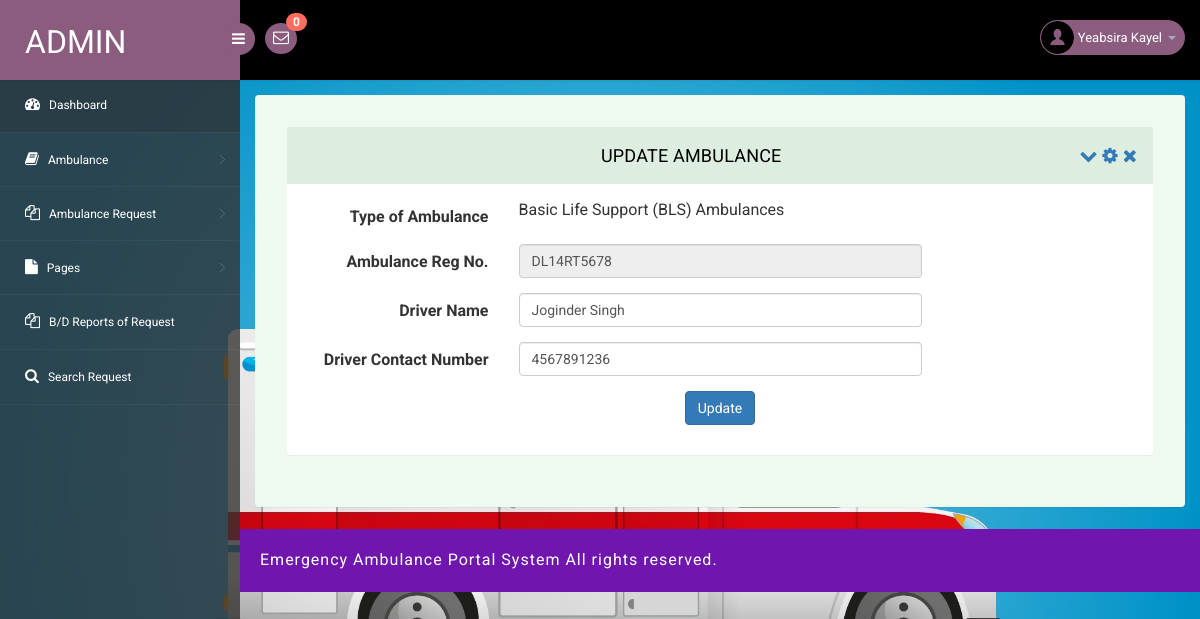
Screenshot of /eahp/admin/edit-ambulance.php?editid=1 (signed in) with the database file from the repository.
### tables this page shows
CREATE TABLE `tblambulance` (
  `ID` int(11) NOT NULL,
  `AmbulanceType` varchar(250) DEFAULT NULL,
  `AmbRegNum` varchar(250) DEFAULT NULL,
  `DriverName` varchar(250) DEFAULT NULL,
  `DriverContactNumber` bigint(20) DEFAULT NULL,
  `CreationDate` timestamp NULL DEFAULT current_timestamp(),
  `Status` varchar(250) DEFAULT NULL,
  `UpdationDate` timestamp NULL DEFAULT NULL ON UPDATE current_timestamp()
);

### eahp/admin/edit-ambulance.php (the view, shortened to what this page needs)
<?php
include('includes/dbconnection.php');
if (strlen($_SESSION['eahpaid']==0)) {
  header('location:logout.php');
  } else{
  ?>
<!DOCTYPE html>
<head>
<link rel="stylesheet" href="css/bootstrap.min.css" >
<link href="css/style.css" rel='stylesheet' type='text/css' />
<link href="css/style-responsive.css" rel="stylesheet"/>
<link rel="stylesheet" href="css/font.css" type="text/css"/>
<link href="css/font-awesome.css" rel="stylesheet">
</head>
<body>
<section id="container">
<?php include_once('includes/header.php');?>
<?php include_once('includes/sidebar.php');?>
<section id="main-content">
	<section class="wrapper">
		<div class="form-w3layouts">
            <div class="row">
                <div class="col-lg-12">
                    <section class="panel">
                        <header class="panel-heading">
                            Update Ambulance
                            <span class="tools pull-right">
                                <a class="fa fa-chevron-down" href="javascript:;"></a>
                                <a class="fa fa-cog" href="javascript:;"></a>
                                <a class="fa fa-times" href="javascript:;"></a>
                             </span>
                        </header>
                        <div class="panel-body">
                            <div class="form">
                                <form class="cmxform form-horizontal " method="post" action="">
                                    <?php
 $cid=$_GET['editid'];
$ret=mysqli_query($con,"select * from tblambulance where ID='$cid'");
while ($row=mysqli_fetch_array($ret)) {
?>
                                    <div class="form-group ">
                                        <label for="adminname" class="control-label col-lg-3">Type of Ambulance</label>
                                        <div class="col-lg-6">
                                             <?php   $atype=$row['AmbulanceType'];
                 if($atype=="1"){ ?>
                  <p>Basic Life Support (BLS) Ambulances</p>
                <?php } elseif($atype=="2"){ ?>
                  <p>Advanced Life Support (ALS) Ambulances</p>
                <?php } elseif($atype=="3"){ ?>
                   <p>Non-Emergency Patient Transport Ambulances</p>
                   <?php } elseif($atype=="4"){ ?>
                     <p>Boat Ambulance</p>
                     <?php } ?>
                                        </div>
                                    </div>
                                    <div class="form-group ">
                                        <label for="adminname" class="control-label col-lg-3">Ambulance Reg No.</label>
                                        <div class="col-lg-6">
                                            <input class=" form-control" id="ambregnum" name="ambregnum" type="text" readonly="true" value="<?php  echo $row['AmbRegNum'];?>">
                                        </div>
                                    </div>
                                    <div class="form-group ">
                                        <label for="adminname" class="control-label col-lg-3">Driver Name</label>
                                        <div class="col-lg-6">
                                            <input class=" form-control" id="dname" name="dname" type="text" required="true" value="<?php  echo $row['DriverName'];?>">
                                        </div>
                                    </div>
                                     <div class="form-group ">
                                        <label for="adminname" class="control-label col-lg-3">Driver Contact Number</label>
                                        <div class="col-lg-6">
                                            <input class=" form-control" id="dconnum" name="dconnum" type="text" required="true" value="<?php  echo $row['DriverContactNumber'];?>" maxlength="10" pattern="[0-9]+">
                                        </div>
                                    </div>
                                    <?php } ?>
                                    <div class="form-group">
                                        <div class="col-lg-offset-3 col-lg-6">
                                          <p style="text-align: center;"> <button class="btn btn-primary" type="submit" name="submit">Update</button></p>
                                        </div>
                                    </div>
                                </form>
                            </div>
                        </div>
                    </section>
                </div>
            </div>
        </div>
</section>
		  <?php include_once('includes/footer.php');?>
</section>
</section>
</body>
</html>
<?php }  ?>

### eahp/admin/includes/header.php (shortened to what this page needs)
<?php
include('includes/dbconnection.php');
?>
<header class="header fixed-top clearfix">
<div class="brand">
    <a href="dashboard.php" class="logo">
        Admin
    </a>
    <div class="sidebar-toggle-box">
        <div class="fa fa-bars"></div>
    </div>
</div>
<div class="nav notify-row" id="top_menu">
    <ul class="nav top-menu">
<?php
$ret1=mysqli_query($con,"select * from tblambulancehiring
 where   (tblambulancehiring.Status is null || tblambulancehiring.Status='')");
$num=mysqli_num_rows($ret1);
?>
        <li id="header_inbox_bar" class="dropdown">
            <a data-toggle="dropdown" class="dropdown-toggle" href="#">
                <i class="fa fa-envelope-o"></i>
                <span class="badge bg-important"><?php echo $num;?></span>
            </a>
        </li>
    </ul>
</div>
<div class="top-nav clearfix">
    <ul class="nav pull-right top-menu">
        <li class="dropdown">
            <a data-toggle="dropdown" class="dropdown-toggle" href="#">
                <?php
$adid=$_SESSION['eahpaid'];
$ret=mysqli_query($con,"select AdminName from tbladmin where ID='$adid'");
$row=mysqli_fetch_array($ret);
$name=$row['AdminName'];
?>
                <img alt="" src="images/2.png">
                <span class="username"><?php echo $name; ?></span>
                <b class="caret"></b>
            </a>
        </li>
    </ul>
</div>
</header>

### eahp/admin/css/style.css (style rules this page uses)
ul, ol { margin: 0; }
p { margin: 0; }
html, body { font-family: 'Roboto', sans-serif; font-size: 100%; overflow-x: hidden; background: url(../images/bg.jpg) no-repeat 0px 0px; background-size:cover; }
body a { transition: 0.5s all ease; -webkit-transition: 0.5s all ease; -moz-transition: 0.5s all ease; -o-transition: 0.5s all ease; -ms-transition: 0.5s all ease; text-decoration:none; }
p { margin:0; }
ul,label { margin:0; padding:0; }
#main-content { margin-left:240px; -webkit-transition:all .3s ease-in-out; -moz-transition:all .3s ease-in-out; -o-transition:all .3s ease-in-out; transition:all .3s ease-in-out; }
.header { left:0; right:0; z-index:1002; background:#000; -webkit-transition:all .3s ease-in-out; -moz-transition:all .3s ease-in-out; -o-transition:all .3s ease-in-out; transition:all .3s ease-in-out; }
.fixed-top { position:fixed; box-shadow:1px 0 3px rgba(0,0,0,.15); }
.wrapper { display:inline-block; margin-top:80px; padding:15px; width:100%; }
.brand { background:#8b5c7e; float:left; width:240px; height:80px; position:relative; }
a.logo { font-size:32px; color:#fff; float:left; margin:20px 0 0 25px; text-transform:uppercase; }
#top_menu .nav>li,ul.top-menu>li { float:left; }
.notify-row { float:left; margin-top:23px; margin-left:25px; }
ul.top-menu { margin-right:15px; margin-top: 0; }
ul.top-menu > li > a { color: #fff; font-size: 16px; background: #8b5c7e; padding: 4px 8px; margin-right: 15px; border-radius: 50%; -webkit-border-radius: 50%; padding-right: 8px !important; }
.notify-row .badge { position:absolute; right:-10px; top:-10px; z-index:100; }
.top-nav { margin-top:20px; }
.top-nav img { border-radius:50%; -webkit-border-radius:50%; width:33px; }
.top-nav .username { font-size:13px; color:#fff; }
.top-nav ul.top-menu>li>a { border-radius: 100px; -webkit-border-radius: 100px; padding: 0px; background: none; margin-right: 0; border: 1px solid #8b5c7e; background: #8b5c7e; }
.top-nav ul.top-menu>li { margin-left:10px; }
.top-nav .nav .caret { border-bottom-color:#A4AABA; border-top-color:#A4AABA; }
.sidebar-toggle-box { float:left; margin-top:23px; margin-left:-15px; background:#8b5c7e; border-radius:50%; -webkit-border-radius:50%; width:32px; height:32px; position:absolute; right:-15px; }
.sidebar-toggle-box .fa-bars { cursor:pointer; display:inline-block; font-size:15px; padding:8px 8px 8px 9px; color:#fff; }
.panel-heading { position: relative; height: 57px; line-height: 57px; letter-spacing: 0.2px; color: #000; font-size: 18px; font-weight: 400; padding: 0 16px; background:#ddede0; border-top-right-radius: 2px; border-top-left-radius: 2px; text-transform: uppercase; text-align: center; }
.panel { border: none ! important; }
.form-w3layouts { background: #eef9f0; padding: 2em; border-radius: 4px; -webkit-box-shadow: 0 1px 1px rgba(0,0,0,.05); box-shadow: 0 1px 1px rgba(0,0,0,.05); }
.badge.bg-important { background: #ff6c60; }

### rows the page displays
tblambulance: AmbulanceType "Basic Life Support (BLS) Ambulances", ambregnum "DL14RT5678", dname "Joginder Singh", dconnum "4567891236"

### other values shown
$num "0"
$name "Yeabsira Kayel"
